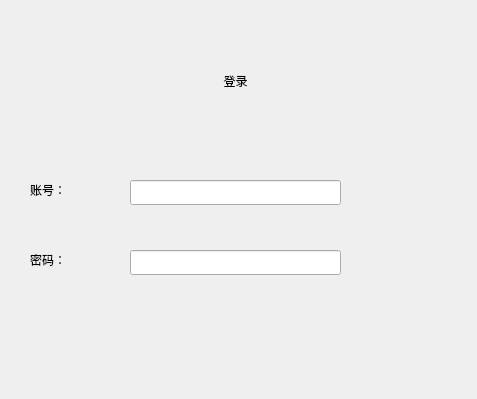
<?xml version="1.0" encoding="UTF-8"?>
<ui version="4.0">
 <class>loginWidget</class>
 <widget class="QWidget" name="loginWidget">
  <property name="geometry">
   <rect>
    <x>0</x>
    <y>0</y>
    <width>477</width>
    <height>399</height>
   </rect>
  </property>
  <property name="windowTitle">
   <string>Form</string>
  </property>
  <widget class="QLineEdit" name="accountLineEdit">
   <property name="geometry">
    <rect>
     <x>130</x>
     <y>180</y>
     <width>211</width>
     <height>25</height>
    </rect>
   </property>
  </widget>
  <widget class="QLineEdit" name="passwordLineEdit">
   <property name="geometry">
    <rect>
     <x>130</x>
     <y>250</y>
     <width>211</width>
     <height>25</height>
    </rect>
   </property>
  </widget>
  <widget class="QLabel" name="accountLabel">
   <property name="geometry">
    <rect>
     <x>30</x>
     <y>180</y>
     <width>69</width>
     <height>19</height>
    </rect>
   </property>
   <property name="text">
    <string>账号：</string>
   </property>
  </widget>
  <widget class="QLabel" name="passwordLabel">
   <property name="geometry">
    <rect>
     <x>30</x>
     <y>250</y>
     <width>69</width>
     <height>19</height>
    </rect>
   </property>
   <property name="text">
    <string>密码：</string>
   </property>
  </widget>
  <widget class="QLabel" name="loginLabel">
   <property name="geometry">
    <rect>
     <x>150</x>
     <y>60</y>
     <width>171</width>
     <height>41</height>
    </rect>
   </property>
   <property name="styleSheet">
    <string notr="true">font: 24pt &quot;Microsoft YaHei UI&quot;;</string>
   </property>
   <property name="text">
    <string>登录</string>
   </property>
   <property name="alignment">
    <set>Qt::AlignmentFlag::AlignCenter</set>
   </property>
  </widget>
 </widget>
 <resources/>
 <connections/>
</ui>
